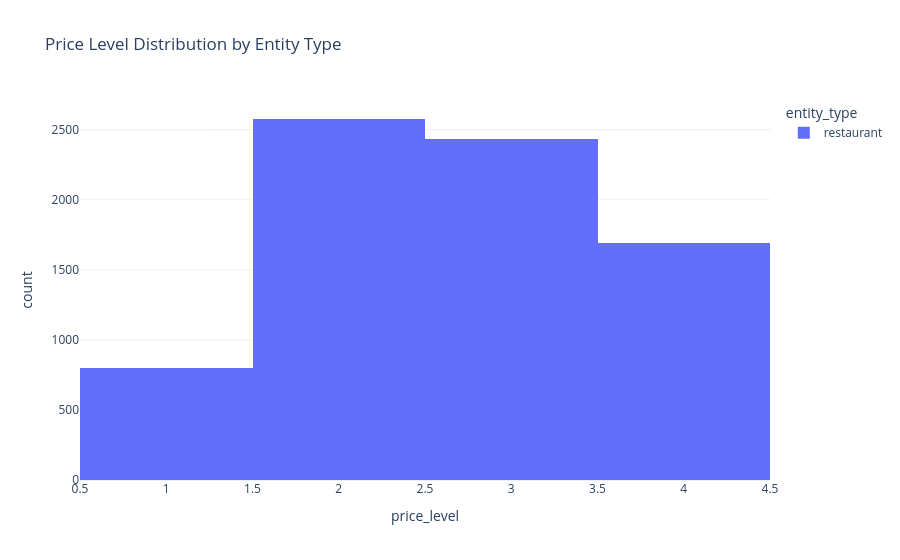

The code cell stored with this chart in its notebook:
### Code cell
fig = px.histogram(
    df[df["price_level"].notna()],
    x="price_level",
    color="entity_type",
    barmode="group",
    title="Price Level Distribution by Entity Type",
    template=PLOTLY_TEMPLATE,
)
fig.show()

### Figure 1 — Plotly figure (JSON) as saved in the notebook; plotly's stock layout.template omitted (floating-point values rounded to 4 significant figures; data arrays with more than 128 entries replaced by an {"elided": "..."} marker saying what was removed)
{"data": [{"alignmentgroup": "True", "bingroup": "x", "hovertemplate": "entity_type=restaurant<br>price_level=%{x}<br>count=%{y}<extra></extra>", "legendgroup": "restaurant", "marker": {"color": "#636efa", "pattern": {"shape": ""}}, "name": "restaurant", "offsetgroup": "restaurant", "orientation": "v", "showlegend": true, "type": "histogram", "x": {"elided": "7501 float values"}, "xaxis": "x", "yaxis": "y"}], "layout": {"barmode": "group", "legend": {"title": {"text": "entity_type"}, "tracegroupgap": 0}, "title": {"text": "Price Level Distribution by Entity Type"}, "xaxis": {"anchor": "y", "domain": [0, 1], "title": {"text": "price_level"}}, "yaxis": {"anchor": "x", "domain": [0, 1], "title": {"text": "count"}}}}
